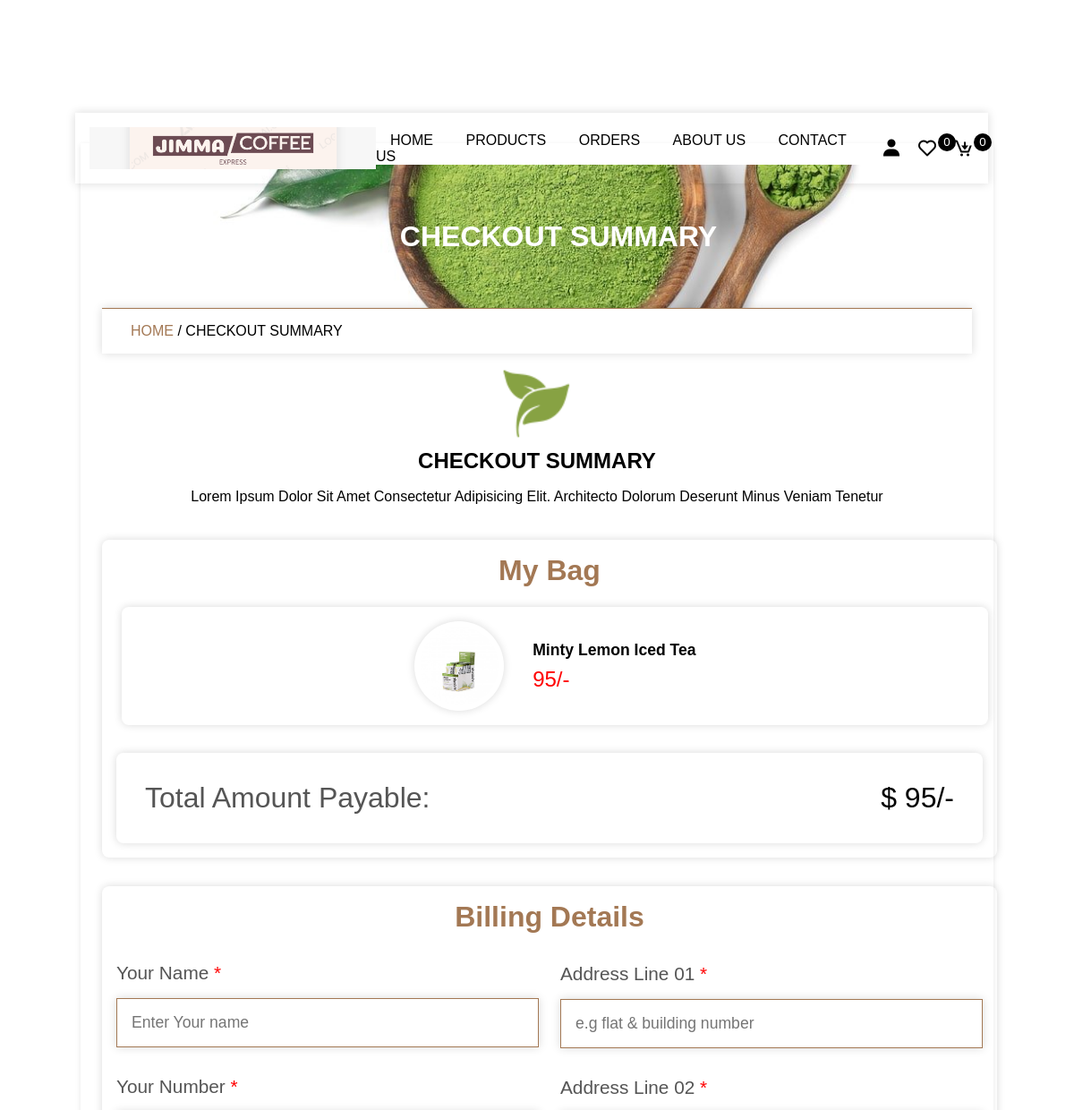
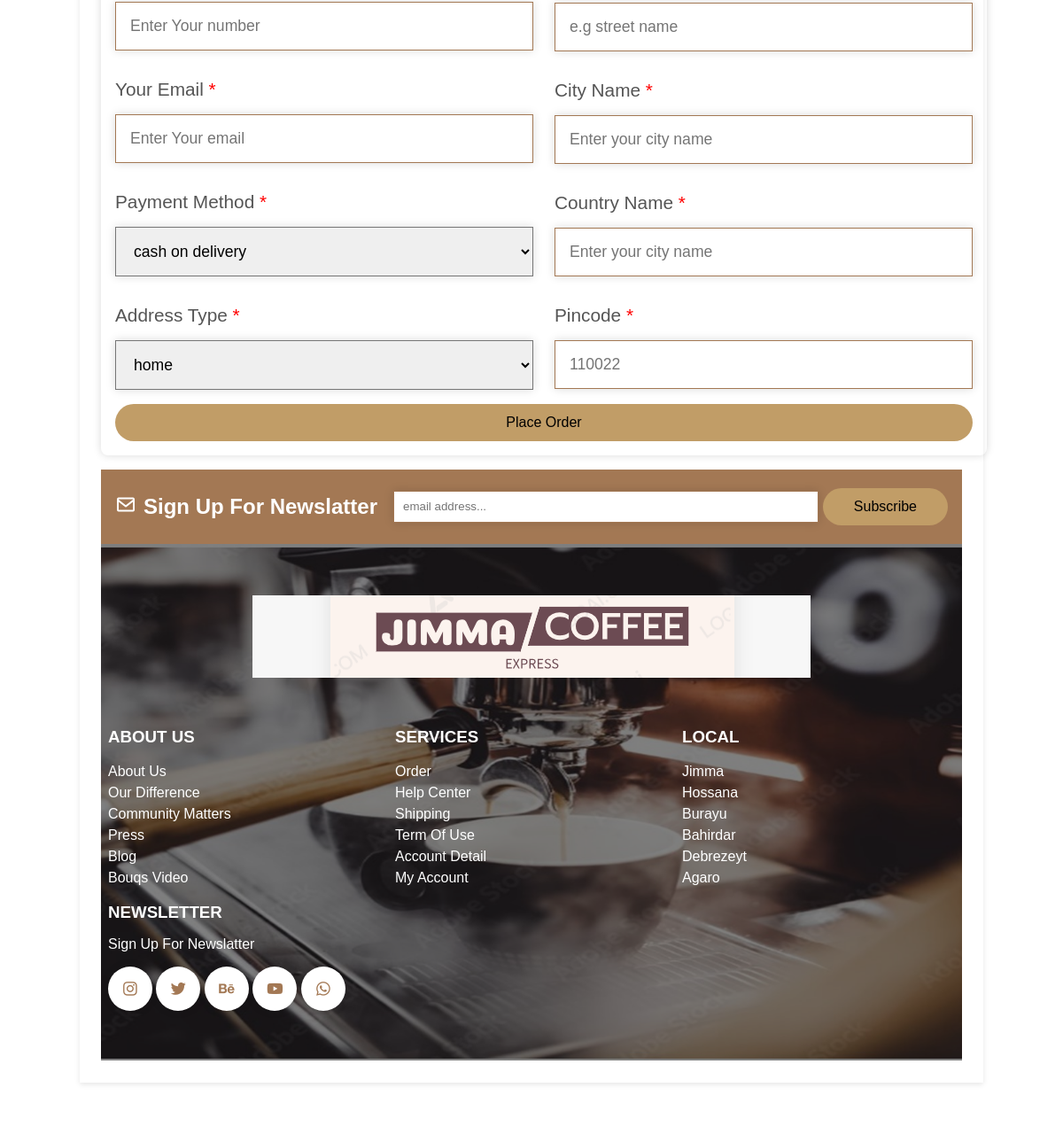
The page /store/checkout.php?get_id=wrJTrzoHsuEwr7hGi3R6 on the database its author committed (2 pictures, top to bottom).
### tables this page shows
CREATE TABLE `products` (
  `id` varchar(255) NOT NULL,
  `name` varchar(255) NOT NULL,
  `price` varchar(255) NOT NULL,
  `image` varchar(255) NOT NULL,
  `product_detail` varchar(500) NOT NULL,
  `status` varchar(100) NOT NULL
);

### store/checkout.php (the view, shortened to what this page needs)
<?php
include 'components/connection.php';
?>
<link rel="stylesheet" href="style.css">
<!DOCTYPE html>
<html lang="en">
<head>
	<link href='https://unpkg.com/boxicons@2.1.4/css/boxicons.min.css' rel='stylesheet'>
</head>
<body>
	<?php include 'components/header.php'; ?>
	<div class="main">
		<div class="banner">
			<h1>checkout summary</h1>
		</div>
		<div class="title2">
			<a href="home.php">home </a><span>/ checkout summary</span>
		</div>
		<section class="checkout">
			<div class="title">
				<img src="img/download.png" class="logo">
				<h1>checkout summary</h1>
				<p>Lorem ipsum dolor sit amet consectetur adipisicing elit. Architecto dolorum deserunt minus veniam
					tenetur
				</p>
			</div>
			<div class="row">
				<form method="post">
					<h3>billing details</h3>
					<div class="flex">
						<div class="box">
							<div class="input-field">
								<p>your name <span>*</span></p>
								<input type="text" name="name" required maxlength="50" placeholder="Enter Your name"
									class="input">
							</div>
							<div class="input-field">
								<p>your number <span>*</span></p>
								<input type="number" name="number" required maxlength="10"
									placeholder="Enter Your number" class="input">
							</div>
							<div class="input-field">
								<p>your email <span>*</span></p>
								<input type="email" name="email" required maxlength="50" placeholder="Enter Your email"
									class="input">
							</div>
							<div class="input-field">
								<p>payment method <span>*</span></p>
								<select name="method" class="input">
									<option value="cash on delivery">cash on delivery</option>
								</select>
							</div>
							<div class="input-field">
								<p>address type <span>*</span></p>
								<select name="address_type" class="input">
									<option value="home">home</option>
								</select>
							</div>
						</div>
						<div class="box">
							<div class="input-field">
								<p>address line 01 <span>*</span></p>
								<input type="text" name="flat" required maxlength="50"
									placeholder="e.g flat & building number" class="input">
							</div>
							<div class="input-field">
								<p>address line 02 <span>*</span></p>
								<input type="text" name="street" required maxlength="50" placeholder="e.g street name"
									class="input">
							</div>
							<div class="input-field">
								<p>city name <span>*</span></p>
								<input type="text" name="city" required maxlength="50"
									placeholder="Enter your city name" class="input">
							</div>
							<div class="input-field">
								<p>country name <span>*</span></p>
								<input type="text" name="country" required maxlength="50"
									placeholder="Enter your city name" class="input">
							</div>
							<div class="input-field">
								<p>pincode <span>*</span></p>
								<input type="text" name="pincode" required maxlength="6" placeholder="110022" min="0"
									max="999999" class="input">
							</div>
						</div>
					</div>
					<button type="submit" name="place_order" class="btn">place order</button>
				</form>
				<div class="summary">
					<h3>my bag</h3>
					<div class="box-container">
						<?php
$grand_total = 0;
if (isset($_GET['get_id'])) {
	$select_get = $conn->prepare("SELECT * FROM `products` WHERE id=?");
	$select_get->execute([$_GET['get_id']]);
	while ($fetch_get = $select_get->fetch(PDO::FETCH_ASSOC)) {
		$sub_total = $fetch_get['price'];
		$grand_total += $sub_total;
?>
						<div class="flex">
							<img src="image/<?= $fetch_get['image']; ?>" class="image">
							<div>
								<h3 class="name">
									<?= $fetch_get['name']; ?>
								</h3>
								<p class="price">
									<?= $fetch_get['price']; ?>/-
								</p>
							</div>
						</div>
						<?php
	}
}
?>
					</div>
					<div class="grand-total"><span>total amount payable: </span>$
						<?= $grand_total?>/-
					</div>
				</div>
			</div>
		</section>
		<?php include 'components/footer.php'; ?>
	</div>
</body>
</html>

### store/style.css (style rules this page uses)
* { margin: 0; padding: 0; box-sizing: border-box; }
:root { --green: #a37854; --light-green: #c19d67; --box-shadow: 0 0 10px rgb(0 0 0/15%); }
html { font-size: 16px; -ms-overflow-style: scrollbar; -webkkit-tap-highlight-color: transparent; font-family: sans-serif; --ms-text-size-adjust: 100%; -webkit-text-size-djust: 100%; }
body { background-image: url("img/body-bg.jpg"); width: 100%; }
.main { width: 85vw; background: #fff; box-shadow: 0 2px 6px 0 rgb(0 0 0 / 10%); margin: 1rem auto; margin-top: 10rem; padding: 2%; }
a { text-decoration: none; }
.title { text-align: center; text-transform: uppercase; font-size: 1rem; margin: 1rem 0; line-height: 2; }
.title p { text-transform: capitalize; }
.title .logo { width: 80px; }
.btn { line-height: 2; background-color: #c19d67; padding: 5px 35px; display: inline-block; border-radius: 30px; color: #000; text-transform: capitalize; font-family: inherit; font-size: 16px; cursor: pointer; user-select: none; position: relative; overflow: hidden; vertical-align: middle; transition: color 0.3s ease; z-index: 2; }
.btn::before { position: absolute; content: ""; left: 0; top: 0; background: var(--green); height: 100%; width: 0; z-index: -1; transition: width 0.3s ease; }
input, textarea { background: #fff; border: none; outline: none; padding: 0.6rem; box-shadow: var(--box-shadow); margin: 0.5rem 0; border: 1px solid var(--green); width: 100%; }
button { background: transparent; border: none; outline: none; cursor: pointer; }
.banner { background-image: url("img/banner.jpg"); background-size: cover; background-position: center; background-color: var(--green); width: 100%; height: 20vh; text-align: center; display: flex; justify-content: center; align-items: center; }
.banner h1 { text-transform: uppercase; color: #fff; margin-left: 3rem; }
.title2 { border-top: 1px solid var(--green); padding: 1rem 2rem; text-transform: uppercase; box-shadow: var(--box-shadow); }
.title2 a { color: var(--green); }
.flex { width: 100%; display: flex; justify-content: space-between; align-items: center; position: relative; margin: 0 auto; }
.box-container { display: grid; grid-template-columns: repeat(auto-fit, minmax(15rem, 1fr)); align-items: flex-start; }
.checkout .row { display: flex; flex-direction: column; flex-flow: column-reverse; }
.checkout .row form, .checkout .summary { box-shadow: var(--box-shadow); border-radius: 0.5rem; width: 1000px; padding: 1rem; margin: 1rem auto; }
.checkout h3 { font-size: 2rem; color: #000; padding-bottom: 1rem; text-align: center; text-transform: capitalize; color: var(--green); }
.checkout .row form .input { width: 100%; box-shadow: var(--box-shadow); padding: 1rem; color: #000; font-size: 1.1rem; margin: 1rem 0; }
.checkout .row form .flex { display: flex; column-gap: 1.5rem; flex-wrap: wrap; }
.checkout .row form .flex .box { flex: 1 1 20rem; }
.checkout .row form p { padding-top: 1rem; font-size: 1.3rem; color: #555; text-transform: capitalize; }
.checkout .row form p span { color: red; }
.checkout .row form .btn { width: 100%; }
.summary .flex { box-shadow: var(--box-shadow); border-radius: 0.5rem; display: flex; align-items: center; justify-content: center; padding: 1rem 0; margin: 0.4rem; }
.summary .flex img { box-shadow: var(--box-shadow); border-radius: 50%; width: 100px; height: 100px; padding: 0.4rem; margin-right: 2rem; }
.summary .flex .name { font-size: 1.1rem; padding-bottom: 0.5rem; text-transform: capitalize; color: #000; }
.summary .flex .price { font-size: 1.5rem; color: red; }
.summary .grand-total { box-shadow: var(--box-shadow); border-radius: 0.5rem; padding: 2rem; display: flex; justify-content: space-between; align-items: center; flex-wrap: wrap; font-size: 2rem; margin-top: 1.5rem; text-transform: capitalize; }
.summary .grand-total span { color: #555; }

### rows shown on the page
products: image (picture), name "Minty Lemon Iced Tea", price "95"

### other values the page prints
$total_wishlist_items "0"
$total_cart_items "0"
$grand_total "95"
